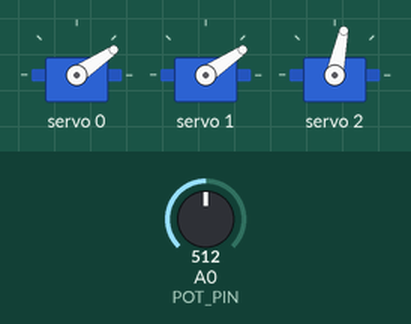
This sketch was run on a simulated Arduino Uno, built with avr-gcc and run on an emulated ATmega328P. Parts: 3 × servo. The test bench sets the inputs (shaded band); at power-on: A0 (POT_PIN) = 512. What the sketch prints to the serial monitor is not drawn.

Above: at 2.7 s.
2.8 s: A0 (POT_PIN) set to 700
At 3.52 s:
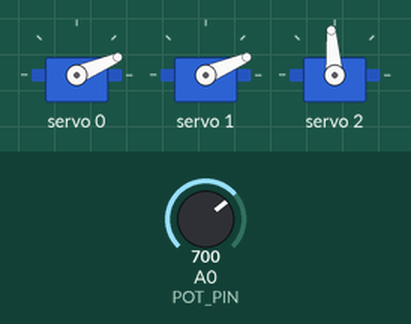
5.8 s: A0 (POT_PIN) set to 728
8.8 s: A0 (POT_PIN) set to 540
11.8 s: A0 (POT_PIN) set to 511
Timing chart, 0 to 15.8 s (numbered marks = the images above; inputs shaded):
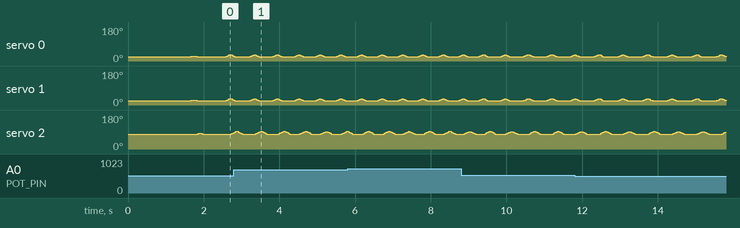

The sketch:

07.ino
```cpp
/*
  Nilheim Mechatronics Servo Heart – biologically sequenced driver
  (rev D″ final: tuned motion curves, same safe ranges & wiring)

  What changed vs your D′:
  - Kept all "sensitive" values as-is (BPM range, delays, safety windows).
  - Atria now use: contraction = ease-in cubic, relaxation = ease-out cubic.
  - Ventricle now uses: contraction = ease-in cubic, relaxation = ease-out quint (longer tail).
  - Same soft-start, diastolic guard, EMA pot filtering, I2C deadband, slew limits, and safety rails.
*/

#include <Wire.h>
#include <Adafruit_PWMServoDriver.h>
#include <math.h>   // isfinite, fabsf, powf

// ============ User configuration ============
// PCA9685
constexpr uint8_t PCA9685_ADDR = 0x40;
constexpr float   SERVO_PWM_HZ = 60.0f;

// Servo channels (PCA9685)
constexpr uint8_t SERVO_ATRIA_L = 0;
constexpr uint8_t SERVO_ATRIA_R = 1;
constexpr uint8_t SERVO_VENT    = 2;

// Potentiometer
constexpr uint8_t POT_PIN = A0;

// Pot → BPM mapping & filtering
constexpr int     BPM_MIN = 45;
constexpr int     BPM_MAX = 140;
constexpr float   POT_EMA_ALPHA = 0.08f;
constexpr uint32_t POT_UPDATE_MS = 60;

// Command cadence
constexpr uint32_t SERVO_UPDATE_MS = 15; // ~66 Hz

// Soft-start
constexpr uint32_t POWER_ON_DELAY_MS = 1500; // supply settle
constexpr uint32_t SOFTSTART_RAMP_MS = 1200; // amplitude ramp

// Physiology guards
constexpr uint32_t ATRIA_VENT_GAP_MS   = 30;     // atria finish at least this before vent starts
constexpr float    DIASTOLIC_MIN_FRAC  = 0.18f;  // ≥18% diastole
constexpr uint32_t DIASTOLIC_MIN_MS_LO = 120;
constexpr uint32_t DIASTOLIC_MIN_MS_HI = 400;

// I2C update suppression
constexpr uint16_t PWM_CHANGE_DEADBAND = 1;      // finer so atrial micro-steps pass

// Atria motion safety / feel
constexpr float    MAX_ANG_VEL_DEG_PER_SEC = 120.0f; // clamp overly fast moves
constexpr float    MIN_ANG_VEL_DEG_PER_SEC = 20.0f;  // ensure tiny moves don't stall
constexpr uint16_t MAX_PULSE_CHANGE_PER_UPDATE = 40; // cap raw 0..4095 change per write

// Safety: pot & loop
constexpr uint32_t EMERGENCY_COOLDOWN_MS = 3000;
constexpr float    POT_SPIKE_THRESHOLD = 200.0f;     // sudden raw jump triggers stop
constexpr uint32_t MAX_LOOP_JITTER_MS  = 200;        // watchdog

// -------- VENTRICLE CALIBRATION (kept from your D′) --------
constexpr float VENT_BASE_DEG     = 90.0f;   // baseline
constexpr float VENT_SAFE_MIN_DEG = 70.0f;   // absolute lower limit
constexpr float VENT_SAFE_MAX_DEG = 130.0f;  // absolute upper limit
constexpr float VENT_CONTRACT_DEG = 130.0f;  // peak during systole

// ============ Helpers ============
static inline float clampf(float v, float lo, float hi) { if (v < lo) return lo; if (v > hi) return hi; return v; }
static inline int   clampi(int v, int lo, int hi)       { if (v < lo) return lo; if (v > hi) return hi; return v; }
static inline uint32_t clampu32(uint32_t v, uint32_t lo, uint32_t hi) { if (v < lo) return lo; if (v > hi) return hi; return v; }
static inline uint16_t absDiffU16(uint16_t a, uint16_t b) { return (a > b) ? (uint16_t)(a - b) : (uint16_t)(b - a); }

// Easing primitives
inline float easeInCubic(float x)  { if (x<=0) return 0; if (x>=1) return 1; return x*x*x; }
inline float easeOutCubic(float x) { if (x<=0) return 0; if (x>=1) return 1; float y=1.0f-x; return 1.0f - y*y*y; }
inline float easeOutQuint(float x) { if (x<=0) return 0; if (x>=1) return 1; return 1.0f - powf(1.0f - x, 5.0f); }

// Linear phase progress (0..1 in window)
inline float linProgress(uint32_t now, uint32_t t0, uint32_t dur) {
  if (now <= t0) return 0.0f;
  uint32_t dt = now - t0;
  if (dt >= dur) return 1.0f;
  return (float)dt / (float)dur;
}

// Softstep for power-on amplitude
inline float easeSmoothStep(float x) { if (x<=0) return 0; if (x>=1) return 1; return x*x*(3.0f - 2.0f*x); }

// Per-servo calibration
struct ServoCal {
  uint16_t minPulse;           // pulse count at 0 deg
  uint16_t maxPulse;           // pulse count at 180 deg
  float    relaxedAngleDeg;    // resting position
  float    contractedAngleDeg; // peak contraction position
};

ServoCal cal[3] = {
  // Atria L
  { 140, 520,  25.0f,  55.0f },
  // Atria R
  { 140, 520,  25.0f,  55.0f },
  // Ventricle (base 90°, peak 130°; hard clamp 70..130 enforced below)
  { 140, 520,  VENT_BASE_DEG,  VENT_CONTRACT_DEG }
};

// ============ Internals ============
Adafruit_PWMServoDriver pwm = Adafruit_PWMServoDriver(PCA9685_ADDR);

uint16_t lastPulse[3]       = { 0xFFFF, 0xFFFF, 0xFFFF };
float    lastAngleDeg[3]    = { -999.0f, -999.0f, -999.0f };
uint32_t lastAngleTimeMs[3] = { 0,0,0 };

uint16_t potRaw = 0;
float    potEMA = 0.0f;
uint32_t lastPotSampleMs = 0;
uint16_t lastPotRaw = 0;

float    bpmCurrent = 60.0f;
constexpr float BPM_SLEW_PER_SEC = 60.0f;

uint32_t cycleStartMs = 0;
uint32_t lastServoUpdateMs = 0;

uint32_t softStartBeginMs = 0;
uint32_t softStartEndMs   = 0;

struct CycleTiming {
  uint32_t cycleMs;
  uint32_t avDelayMs;
  uint32_t atriaContractMs;
  uint32_t atriaRelaxStartMs;
  uint32_t atriaRelaxMs;
  uint32_t ventContractMs;
  uint32_t ventHoldMs;
  uint32_t ventRelaxMs;
  uint32_t ventRelaxEndMs;
};
CycleTiming timing = {0};

// Safety flags
bool     emergencyStopActive = false;
uint32_t emergencyStopSince  = 0;
uint32_t lastLoopMs          = 0;

// ============ Conversions & safe write ============
uint16_t angleToPulse(uint8_t servoIdx, float angleDeg) {
  angleDeg = clampf(angleDeg, 0.0f, 180.0f);
  const ServoCal &c = cal[servoIdx];
  float t = angleDeg / 180.0f;
  float pulse = c.minPulse + t * (float)(c.maxPulse - c.minPulse);
  int p = clampi((int)pulse, 0, 4095);
  return (uint16_t)p;
}

// Rate-limited, deadbanded, and pulse-cap write (+ ventricle hard safety window)
void writeServoAngle(uint8_t servoIdx, float angleDeg) {
  const ServoCal &c = cal[servoIdx];

  // Default safety: small margin around calibrated range
  float minA = c.relaxedAngleDeg - 10.0f;
  float maxA = c.contractedAngleDeg + 10.0f;

  // For the ventricle, enforce absolute safe window 70..130 exactly
  if (servoIdx == SERVO_VENT) {
    minA = VENT_SAFE_MIN_DEG;
    maxA = VENT_SAFE_MAX_DEG;
  }

  angleDeg = clampf(angleDeg, minA, maxA);

  uint32_t now = millis();

  // Enforce angular velocity limits (gentle for all)
  if (lastAngleDeg[servoIdx] > -900.0f) {
    uint32_t dtMs = now - lastAngleTimeMs[servoIdx];
    if (dtMs > 0) {
      float dtSec = dtMs / 1000.0f;
      float desiredDelta = angleDeg - lastAngleDeg[servoIdx];
      float ad = fabsf(desiredDelta);

      float maxDeltaDeg = MAX_ANG_VEL_DEG_PER_SEC * dtSec;
      float minDeltaDeg = MIN_ANG_VEL_DEG_PER_SEC * dtSec;

      if (ad > maxDeltaDeg) {
        angleDeg = lastAngleDeg[servoIdx] + (desiredDelta > 0 ? maxDeltaDeg : -maxDeltaDeg);
      } else if (ad > 0.0f && ad < minDeltaDeg) {
        float step = (ad < minDeltaDeg) ? ad : minDeltaDeg;
        angleDeg = lastAngleDeg[servoIdx] + (desiredDelta > 0 ? step : -step);
      }
    }
  }

  uint16_t pulse = angleToPulse(servoIdx, angleDeg);

  // Cap raw pulse jump per update & apply deadband
  if (lastPulse[servoIdx] != 0xFFFF) {
    int32_t diff = (int32_t)pulse - (int32_t)lastPulse[servoIdx];
    int32_t adiff = (diff >= 0) ? diff : -diff;
    if (adiff > (int32_t)MAX_PULSE_CHANGE_PER_UPDATE) {
      pulse = (uint16_t)((int32_t)lastPulse[servoIdx] + (diff > 0 ? (int32_t)MAX_PULSE_CHANGE_PER_UPDATE
                                                                  : -(int32_t)MAX_PULSE_CHANGE_PER_UPDATE));
    }
    if (absDiffU16(lastPulse[servoIdx], pulse) < PWM_CHANGE_DEADBAND) {
      return; // tiny change—skip I2C write
    }
  }

  pwm.setPWM(servoIdx, 0, pulse);
  lastPulse[servoIdx]       = pulse;
  lastAngleDeg[servoIdx]    = angleDeg;
  lastAngleTimeMs[servoIdx] = now;
}

// ============ Timing / physiology ============
void computeTimings(float bpm) {
  bpm = clampf(bpm, (float)BPM_MIN, (float)BPM_MAX);
  uint32_t cycleMs = (uint32_t)(60000.0f / bpm);

  uint32_t diastolicMin = clampu32((uint32_t)(DIASTOLIC_MIN_FRAC * cycleMs),
                                   DIASTOLIC_MIN_MS_LO, DIASTOLIC_MIN_MS_HI);

  // AV delay and atria contraction (ensure atria finish before AV)
  uint32_t avDelay = (uint32_t)clampf(0.14f * cycleMs, 100.0f, 170.0f);
  uint32_t atriaContract = (uint32_t)clampf(0.16f * cycleMs, 100.0f, 180.0f);
  if (atriaContract + ATRIA_VENT_GAP_MS > avDelay) {
    atriaContract = (avDelay > ATRIA_VENT_GAP_MS) ? (avDelay - ATRIA_VENT_GAP_MS) : (avDelay / 2);
    atriaContract = clampu32(atriaContract, 70, 180);
  }

  // Ventricular systole split
  uint32_t ventTotal   = (uint32_t)clampf(0.36f * cycleMs, 260.0f, 420.0f);
  uint32_t ventContract= (uint32_t)clampf(0.40f * ventTotal, 120.0f, 230.0f);
  uint32_t ventHold    = (uint32_t)clampf(0.20f * ventTotal,  70.0f, 150.0f);
  uint32_t ventRelax   = (uint32_t)clampf(0.40f * ventTotal, 120.0f, 230.0f);

  uint32_t vEnd = avDelay + ventContract + ventHold + ventRelax;
  // Enforce diastolic reserve
  if (cycleMs - vEnd < diastolicMin) {
    uint32_t need = diastolicMin - (cycleMs - vEnd);
    uint32_t shrinkable = ventContract + ventHold + ventRelax;
    if (need < shrinkable) {
      float s = (float)(shrinkable - need) / (float)shrinkable;
      ventContract = clampu32((uint32_t)(ventContract * s), 100, 220);
      ventHold     = clampu32((uint32_t)(ventHold     * s),  60, 140);
      ventRelax    = clampu32((uint32_t)(ventRelax    * s), 100, 220);
    } else {
      ventContract = 100; ventHold = 60; ventRelax = 100;
    }
    vEnd = avDelay + ventContract + ventHold + ventRelax;
  }

  uint32_t atriaRelaxStart = avDelay; // begin relaxing as the ventricle starts
  uint32_t atriaRelax      = (uint32_t)clampf(0.22f * cycleMs, 100.0f, 220.0f);

  timing.cycleMs           = cycleMs;
  timing.avDelayMs         = avDelay;
  timing.atriaContractMs   = atriaContract;
  timing.atriaRelaxStartMs = atriaRelaxStart;
  timing.atriaRelaxMs      = atriaRelax;
  timing.ventContractMs    = ventContract;
  timing.ventHoldMs        = ventHold;
  timing.ventRelaxMs       = ventRelax;
  timing.ventRelaxEndMs    = vEnd;
}

float softstartScale(uint32_t nowMs) {
  if (nowMs <= softStartBeginMs) return 0.0f;
  if (nowMs >= softStartEndMs)   return 1.0f;
  float x = (float)(nowMs - softStartBeginMs) / (float)(softStartEndMs - softStartBeginMs);
  return easeSmoothStep(x);
}

// ============ Safety helpers ============
void enterEmergencyStop(const char *reason) {
  if (!emergencyStopActive) {
    emergencyStopActive = true;
    emergencyStopSince = millis();
    Serial.print("EMERGENCY STOP: ");
    Serial.println(reason);
    // Move toward relaxed (atria) and baseline (ventricle)
    writeServoAngle(SERVO_ATRIA_L, cal[SERVO_ATRIA_L].relaxedAngleDeg);
    writeServoAngle(SERVO_ATRIA_R, cal[SERVO_ATRIA_R].relaxedAngleDeg);
    writeServoAngle(SERVO_VENT,    VENT_BASE_DEG);
  }
}

void clearEmergencyIfSafe() {
  if (!emergencyStopActive) return;
  if (millis() - emergencyStopSince < EMERGENCY_COOLDOWN_MS) return;

  // simple stability check on pot
  if (abs((int)potRaw - (int)lastPotRaw) < 10) {
    emergencyStopActive = false;
    Serial.println("EMERGENCY CLEARED: pot stable and cooldown elapsed.");
  } else {
    lastPotRaw = potRaw;
  }
}

// ============ Input / BPM update ============
void updateBPM(uint32_t nowMs) {
  if (nowMs - lastPotSampleMs >= POT_UPDATE_MS) {
    lastPotSampleMs = nowMs;

    uint16_t raw = analogRead(POT_PIN); // 0..1023
    potRaw = raw;
    if (potEMA <= 0.01f) potEMA = (float)raw;
    potEMA = potEMA + POT_EMA_ALPHA * ((float)raw - potEMA);

    // Spike detection
    if (abs((int)raw - (int)lastPotRaw) > (int)POT_SPIKE_THRESHOLD) {
      enterEmergencyStop("pot spike detected");
    }
    lastPotRaw = raw;

    float targetBPM = BPM_MIN + (BPM_MAX - BPM_MIN) * (potEMA / 1023.0f);

    // Slew-limit BPM
    static uint32_t lastMs = nowMs;
    float dtSec = (nowMs - lastMs) / 1000.0f;
    if (dtSec < 0.0001f) dtSec = 0.0001f;
    lastMs = nowMs;

    float maxDelta = BPM_SLEW_PER_SEC * dtSec;
    float delta = targetBPM - bpmCurrent;
    if (delta >  maxDelta) delta =  maxDelta;
    if (delta < -maxDelta) delta = -maxDelta;
    bpmCurrent += delta;

    // Sanity
    if (!isfinite(potEMA) || potEMA < -100.0f || potEMA > 5000.0f) {
      enterEmergencyStop("pot EMA invalid");
    }
  }
}

// ============ Heart update ============
void updateHeart(uint32_t nowMs) {
  // Watchdog for long loop stalls
  if (lastLoopMs != 0 && nowMs - lastLoopMs > MAX_LOOP_JITTER_MS) {
    enterEmergencyStop("loop jitter too large");
  }
  lastLoopMs = nowMs;

  if (emergencyStopActive) {
    clearEmergencyIfSafe();
    return;
  }

  // New cycle boundary
  if (nowMs - cycleStartMs >= timing.cycleMs) {
    cycleStartMs = nowMs;
    computeTimings(bpmCurrent);
  }

  // Throttle servo commands
  if (nowMs - lastServoUpdateMs < SERVO_UPDATE_MS) return;
  lastServoUpdateMs = nowMs;

  uint32_t t = nowMs - cycleStartMs;
  float amp = softstartScale(nowMs);

  // ---------- ATRIA (fast up, smooth down) ----------
  float a_up   = easeInCubic ( linProgress(t, 0,                      timing.atriaContractMs) );
  float a_down = easeOutCubic( linProgress(t, timing.atriaRelaxStartMs, timing.atriaRelaxMs) );
  float a_act  = clampf(a_up * (1.0f - a_down), 0.0f, 1.0f ) * amp;

  float aL = cal[SERVO_ATRIA_L].relaxedAngleDeg +
             (cal[SERVO_ATRIA_L].contractedAngleDeg - cal[SERVO_ATRIA_L].relaxedAngleDeg) * a_act;

  float aR = cal[SERVO_ATRIA_R].relaxedAngleDeg +
             (cal[SERVO_ATRIA_R].contractedAngleDeg - cal[SERVO_ATRIA_R].relaxedAngleDeg) * a_act;

  // ---------- VENTRICLE (rapid upstroke, gentle release; clamped 70..130) ----------
  float v_relaxed = cal[SERVO_VENT].relaxedAngleDeg;    // 90°
  float v_contr   = cal[SERVO_VENT].contractedAngleDeg; // 130°

  uint32_t v_t0 = timing.avDelayMs;
  uint32_t v_t1 = v_t0 + timing.ventContractMs;
  uint32_t v_t2 = v_t1 + timing.ventHoldMs;
  uint32_t v_t3 = v_t2 + timing.ventRelaxMs; (void)v_t3;

  float ventAngle = v_relaxed;

  // Contract phase: 90 → 130 with fast upstroke
  float v_up = easeInCubic( linProgress(t, v_t0, timing.ventContractMs) );
  ventAngle = v_relaxed + (v_contr - v_relaxed) * v_up;

  // Hold phase: keep at 130
  if (t >= v_t1 && t < v_t2) {
    ventAngle = v_contr;
  }

  // Relax phase: 130 → 90 with longer tail
  float v_down = easeOutQuint( linProgress(t, v_t2, timing.ventRelaxMs) );
  if (t >= v_t2) {
    ventAngle = v_contr + (v_relaxed - v_contr) * v_down;
  }

  // Soft-start amplitude scales excursion around base (holds base at 90°)
  ventAngle = VENT_BASE_DEG + (ventAngle - VENT_BASE_DEG) * amp;

  // ---------- WRITE ----------
  writeServoAngle(SERVO_ATRIA_L, aL);
  writeServoAngle(SERVO_ATRIA_R, aR);
  writeServoAngle(SERVO_VENT,    ventAngle);
}

// ============ Setup / loop ============
void setup() {
  pinMode(POT_PIN, INPUT);
  Serial.begin(115200);
  delay(50);
  Serial.println("Nilheim Heart – rev D″ (final tuned curves, PCA9685 all, vent 90° base / 70–130° clamp)");

  Wire.begin();
  // 400 kHz if supported
  #if defined(ARDUINO_ARCH_AVR) || defined(ARDUINO_ARCH_SAMD) || defined(ARDUINO_ARCH_ESP32) || defined(ARDUINO_ARCH_RP2040)
    Wire.setClock(400000);
  #endif

  pwm.begin();
  pwm.setPWMFreq(SERVO_PWM_HZ);
  delay(10);

  // Power settle
  delay(POWER_ON_DELAY_MS);

  // Init pot filter & safety baseline
  potRaw = analogRead(POT_PIN);
  potEMA = (float)potRaw;
  lastPotRaw = potRaw;

  // Init timings & soft-start window
  computeTimings(bpmCurrent);
  cycleStartMs = millis();
  softStartBeginMs = cycleStartMs;
  softStartEndMs   = softStartBeginMs + SOFTSTART_RAMP_MS;

  // Park servos at relaxed positions (atria to their relaxed, vent to 90° base)
  writeServoAngle(SERVO_ATRIA_L, cal[SERVO_ATRIA_L].relaxedAngleDeg);
  writeServoAngle(SERVO_ATRIA_R, cal[SERVO_ATRIA_R].relaxedAngleDeg);
  writeServoAngle(SERVO_VENT,    VENT_BASE_DEG);
}

void loop() {
  uint32_t now = millis();
  if (now < lastLoopMs) lastLoopMs = 0; // handle wrap

  updateBPM(now);
  updateHeart(now);

  delay(2); // cooperative
}
```
